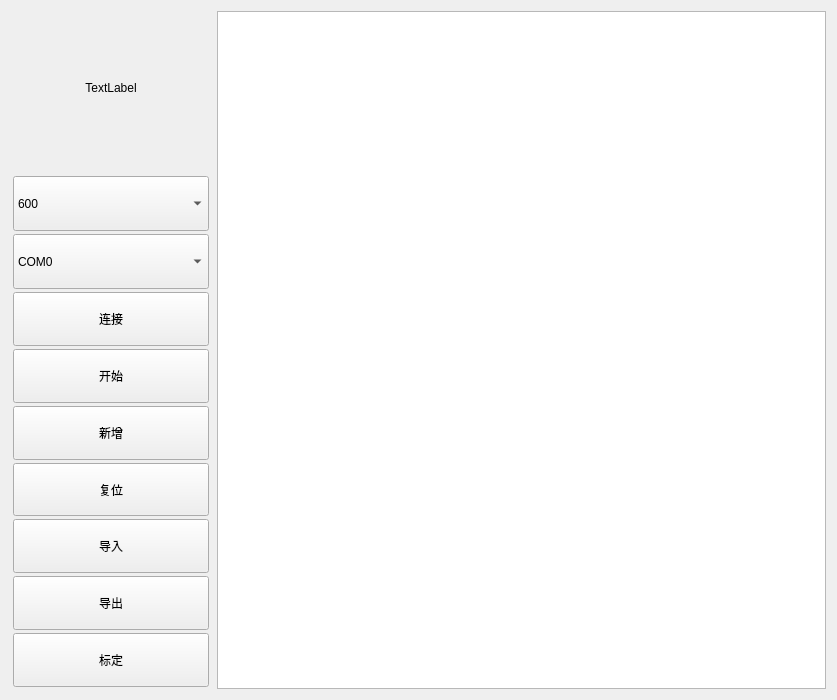
<?xml version="1.0" encoding="UTF-8"?>
<ui version="4.0">
 <class>MainWindow</class>
 <widget class="QWidget" name="MainWindow">
  <property name="geometry">
   <rect>
    <x>0</x>
    <y>0</y>
    <width>837</width>
    <height>700</height>
   </rect>
  </property>
  <property name="minimumSize">
   <size>
    <width>400</width>
    <height>600</height>
   </size>
  </property>
  <property name="windowTitle">
   <string>Form</string>
  </property>
  <layout class="QGridLayout" name="gridLayout">
   <item row="0" column="0">
    <widget class="QFrame" name="frame">
     <property name="sizePolicy">
      <sizepolicy hsizetype="Preferred" vsizetype="Minimum">
       <horstretch>0</horstretch>
       <verstretch>0</verstretch>
      </sizepolicy>
     </property>
     <property name="minimumSize">
      <size>
       <width>200</width>
       <height>200</height>
      </size>
     </property>
     <property name="maximumSize">
      <size>
       <width>300</width>
       <height>16777215</height>
      </size>
     </property>
     <property name="whatsThis">
      <string>Connect</string>
     </property>
     <property name="frameShape">
      <enum>QFrame::NoFrame</enum>
     </property>
     <property name="frameShadow">
      <enum>QFrame::Sunken</enum>
     </property>
     <layout class="QVBoxLayout" name="verticalLayout_2">
      <property name="spacing">
       <number>3</number>
      </property>
      <property name="leftMargin">
       <number>2</number>
      </property>
      <property name="topMargin">
       <number>2</number>
      </property>
      <property name="rightMargin">
       <number>2</number>
      </property>
      <property name="bottomMargin">
       <number>2</number>
      </property>
      <item>
       <layout class="QHBoxLayout" name="horizontalLayout">
        <item>
         <spacer name="horizontalSpacer">
          <property name="orientation">
           <enum>Qt::Horizontal</enum>
          </property>
          <property name="sizeType">
           <enum>QSizePolicy::Minimum</enum>
          </property>
          <property name="sizeHint" stdset="0">
           <size>
            <width>1</width>
            <height>20</height>
           </size>
          </property>
         </spacer>
        </item>
        <item>
         <widget class="QLabel" name="label_3">
          <property name="sizePolicy">
           <sizepolicy hsizetype="Preferred" vsizetype="Preferred">
            <horstretch>150</horstretch>
            <verstretch>150</verstretch>
           </sizepolicy>
          </property>
          <property name="minimumSize">
           <size>
            <width>150</width>
            <height>150</height>
           </size>
          </property>
          <property name="layoutDirection">
           <enum>Qt::LeftToRight</enum>
          </property>
          <property name="text">
           <string>TextLabel</string>
          </property>
          <property name="alignment">
           <set>Qt::AlignCenter</set>
          </property>
         </widget>
        </item>
        <item>
         <spacer name="horizontalSpacer_2">
          <property name="orientation">
           <enum>Qt::Horizontal</enum>
          </property>
          <property name="sizeType">
           <enum>QSizePolicy::Minimum</enum>
          </property>
          <property name="sizeHint" stdset="0">
           <size>
            <width>1</width>
            <height>20</height>
           </size>
          </property>
         </spacer>
        </item>
       </layout>
      </item>
      <item>
       <spacer name="verticalSpacer">
        <property name="orientation">
         <enum>Qt::Vertical</enum>
        </property>
        <property name="sizeType">
         <enum>QSizePolicy::Fixed</enum>
        </property>
        <property name="sizeHint" stdset="0">
         <size>
          <width>20</width>
          <height>10</height>
         </size>
        </property>
       </spacer>
      </item>
      <item>
       <layout class="QVBoxLayout" name="verticalLayout">
        <item>
         <widget class="QComboBox" name="comboBox">
          <property name="minimumSize">
           <size>
            <width>120</width>
            <height>55</height>
           </size>
          </property>
          <property name="currentText">
           <string>600</string>
          </property>
          <property name="currentIndex">
           <number>0</number>
          </property>
          <item>
           <property name="text">
            <string>600</string>
           </property>
          </item>
          <item>
           <property name="text">
            <string>1200</string>
           </property>
          </item>
          <item>
           <property name="text">
            <string>2400</string>
           </property>
          </item>
          <item>
           <property name="text">
            <string>4800</string>
           </property>
          </item>
          <item>
           <property name="text">
            <string>9600</string>
           </property>
          </item>
          <item>
           <property name="text">
            <string>19200</string>
           </property>
          </item>
          <item>
           <property name="text">
            <string>115200</string>
           </property>
          </item>
         </widget>
        </item>
        <item>
         <widget class="QComboBox" name="comboBox_2">
          <property name="minimumSize">
           <size>
            <width>120</width>
            <height>55</height>
           </size>
          </property>
          <property name="currentText">
           <string>COM0</string>
          </property>
          <property name="currentIndex">
           <number>0</number>
          </property>
          <item>
           <property name="text">
            <string>COM0</string>
           </property>
          </item>
          <item>
           <property name="text">
            <string>COM1</string>
           </property>
          </item>
          <item>
           <property name="text">
            <string>COM2</string>
           </property>
          </item>
          <item>
           <property name="text">
            <string>COM3</string>
           </property>
          </item>
          <item>
           <property name="text">
            <string>COM4</string>
           </property>
          </item>
          <item>
           <property name="text">
            <string>COM5</string>
           </property>
          </item>
          <item>
           <property name="text">
            <string>COM6</string>
           </property>
          </item>
          <item>
           <property name="text">
            <string>COM7</string>
           </property>
          </item>
          <item>
           <property name="text">
            <string>COM8</string>
           </property>
          </item>
          <item>
           <property name="text">
            <string>COM9</string>
           </property>
          </item>
          <item>
           <property name="text">
            <string>COM10</string>
           </property>
          </item>
          <item>
           <property name="text">
            <string>COM11</string>
           </property>
          </item>
          <item>
           <property name="text">
            <string>COM12</string>
           </property>
          </item>
          <item>
           <property name="text">
            <string>COM13</string>
           </property>
          </item>
          <item>
           <property name="text">
            <string>COM14</string>
           </property>
          </item>
          <item>
           <property name="text">
            <string>COM15</string>
           </property>
          </item>
          <item>
           <property name="text">
            <string>COM16</string>
           </property>
          </item>
          <item>
           <property name="text">
            <string>COM17</string>
           </property>
          </item>
          <item>
           <property name="text">
            <string>COM18</string>
           </property>
          </item>
          <item>
           <property name="text">
            <string>COM19</string>
           </property>
          </item>
          <item>
           <property name="text">
            <string>COM20</string>
           </property>
          </item>
          <item>
           <property name="text">
            <string>COM21</string>
           </property>
          </item>
          <item>
           <property name="text">
            <string>COM22</string>
           </property>
          </item>
          <item>
           <property name="text">
            <string>COM23</string>
           </property>
          </item>
          <item>
           <property name="text">
            <string>COM24</string>
           </property>
          </item>
          <item>
           <property name="text">
            <string>COM25</string>
           </property>
          </item>
          <item>
           <property name="text">
            <string>COM26</string>
           </property>
          </item>
          <item>
           <property name="text">
            <string>COM27</string>
           </property>
          </item>
          <item>
           <property name="text">
            <string>COM28</string>
           </property>
          </item>
          <item>
           <property name="text">
            <string>COM29</string>
           </property>
          </item>
          <item>
           <property name="text">
            <string>COM30</string>
           </property>
          </item>
          <item>
           <property name="text">
            <string>COM31</string>
           </property>
          </item>
          <item>
           <property name="text">
            <string>COM32</string>
           </property>
          </item>
          <item>
           <property name="text">
            <string>COM33</string>
           </property>
          </item>
         </widget>
        </item>
       </layout>
      </item>
      <item>
       <widget class="QPushButton" name="pushButton_7">
        <property name="sizePolicy">
         <sizepolicy hsizetype="Preferred" vsizetype="Preferred">
          <horstretch>0</horstretch>
          <verstretch>0</verstretch>
         </sizepolicy>
        </property>
        <property name="minimumSize">
         <size>
          <width>120</width>
          <height>30</height>
         </size>
        </property>
        <property name="maximumSize">
         <size>
          <width>300</width>
          <height>300</height>
         </size>
        </property>
        <property name="font">
         <font>
          <family>微软雅黑</family>
         </font>
        </property>
        <property name="autoFillBackground">
         <bool>false</bool>
        </property>
        <property name="styleSheet">
         <string notr="true"/>
        </property>
        <property name="text">
         <string>连接</string>
        </property>
        <property name="icon">
         <iconset>
          <normaloff>Green Ball.ico</normaloff>Green Ball.ico</iconset>
        </property>
        <property name="iconSize">
         <size>
          <width>24</width>
          <height>24</height>
         </size>
        </property>
        <property name="checkable">
         <bool>false</bool>
        </property>
       </widget>
      </item>
      <item>
       <widget class="QPushButton" name="pushButton">
        <property name="minimumSize">
         <size>
          <width>120</width>
          <height>30</height>
         </size>
        </property>
        <property name="maximumSize">
         <size>
          <width>300</width>
          <height>300</height>
         </size>
        </property>
        <property name="font">
         <font>
          <family>微软雅黑</family>
         </font>
        </property>
        <property name="text">
         <string>开始</string>
        </property>
        <property name="icon">
         <iconset>
          <normaloff>Play.ico</normaloff>Play.ico</iconset>
        </property>
        <property name="iconSize">
         <size>
          <width>24</width>
          <height>24</height>
         </size>
        </property>
        <property name="autoRepeatDelay">
         <number>300</number>
        </property>
       </widget>
      </item>
      <item>
       <widget class="QPushButton" name="pushButton_10">
        <property name="minimumSize">
         <size>
          <width>120</width>
          <height>30</height>
         </size>
        </property>
        <property name="maximumSize">
         <size>
          <width>300</width>
          <height>300</height>
         </size>
        </property>
        <property name="font">
         <font>
          <family>微软雅黑</family>
         </font>
        </property>
        <property name="text">
         <string>新增</string>
        </property>
        <property name="icon">
         <iconset>
          <normaloff>COMPARE.ico</normaloff>COMPARE.ico</iconset>
        </property>
        <property name="iconSize">
         <size>
          <width>36</width>
          <height>36</height>
         </size>
        </property>
       </widget>
      </item>
      <item>
       <widget class="QPushButton" name="pushButton_2">
        <property name="minimumSize">
         <size>
          <width>120</width>
          <height>30</height>
         </size>
        </property>
        <property name="maximumSize">
         <size>
          <width>300</width>
          <height>300</height>
         </size>
        </property>
        <property name="font">
         <font>
          <family>微软雅黑</family>
         </font>
        </property>
        <property name="text">
         <string>复位</string>
        </property>
        <property name="icon">
         <iconset>
          <normaloff>reload.ico</normaloff>reload.ico</iconset>
        </property>
        <property name="iconSize">
         <size>
          <width>24</width>
          <height>24</height>
         </size>
        </property>
       </widget>
      </item>
      <item>
       <widget class="QPushButton" name="pushButton_11">
        <property name="minimumSize">
         <size>
          <width>120</width>
          <height>30</height>
         </size>
        </property>
        <property name="maximumSize">
         <size>
          <width>300</width>
          <height>300</height>
         </size>
        </property>
        <property name="font">
         <font>
          <family>微软雅黑</family>
         </font>
        </property>
        <property name="text">
         <string>导入</string>
        </property>
        <property name="icon">
         <iconset>
          <normaloff>Add.ico</normaloff>Add.ico</iconset>
        </property>
        <property name="iconSize">
         <size>
          <width>24</width>
          <height>24</height>
         </size>
        </property>
       </widget>
      </item>
      <item>
       <widget class="QPushButton" name="pushButton_9">
        <property name="minimumSize">
         <size>
          <width>120</width>
          <height>30</height>
         </size>
        </property>
        <property name="maximumSize">
         <size>
          <width>300</width>
          <height>300</height>
         </size>
        </property>
        <property name="font">
         <font>
          <family>微软雅黑</family>
         </font>
        </property>
        <property name="text">
         <string>导出</string>
        </property>
        <property name="icon">
         <iconset>
          <normaloff>Down arrow.ico</normaloff>Down arrow.ico</iconset>
        </property>
        <property name="iconSize">
         <size>
          <width>24</width>
          <height>24</height>
         </size>
        </property>
       </widget>
      </item>
      <item>
       <widget class="QPushButton" name="pushButton_3">
        <property name="sizePolicy">
         <sizepolicy hsizetype="Minimum" vsizetype="Fixed">
          <horstretch>0</horstretch>
          <verstretch>0</verstretch>
         </sizepolicy>
        </property>
        <property name="minimumSize">
         <size>
          <width>120</width>
          <height>30</height>
         </size>
        </property>
        <property name="maximumSize">
         <size>
          <width>300</width>
          <height>300</height>
         </size>
        </property>
        <property name="font">
         <font>
          <family>微软雅黑</family>
         </font>
        </property>
        <property name="text">
         <string>标定</string>
        </property>
        <property name="icon">
         <iconset>
          <normaloff>CALIBRATION.ico</normaloff>CALIBRATION.ico</iconset>
        </property>
        <property name="iconSize">
         <size>
          <width>24</width>
          <height>24</height>
         </size>
        </property>
       </widget>
      </item>
     </layout>
    </widget>
   </item>
   <item row="0" column="1">
    <widget class="PlotWidget" name="graphicsView">
     <property name="font">
      <font>
       <family>微软雅黑</family>
       <weight>50</weight>
       <bold>false</bold>
       <underline>false</underline>
      </font>
     </property>
     <property name="viewportUpdateMode">
      <enum>QGraphicsView::SmartViewportUpdate</enum>
     </property>
    </widget>
   </item>
  </layout>
 </widget>
 <customwidgets>
  <customwidget>
   <class>PlotWidget</class>
   <extends>QGraphicsView</extends>
   <header>pyqtgraph</header>
  </customwidget>
 </customwidgets>
 <resources/>
 <connections/>
</ui>
